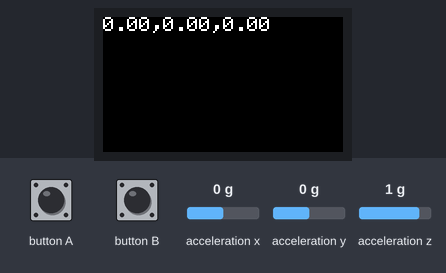
The sketch below on a simulated ESP32. On the bench: 240×135 colour display. The test bench sets the inputs (shaded band); at power-on: acceleration x 0 g, acceleration y 0 g, acceleration z 1 g. WiFi joins after 1.5 s; servers stay silent unless stated.

Above: at 4.6 s.
4.7 s: acceleration x set to -1.4 g
At 5.5 s:
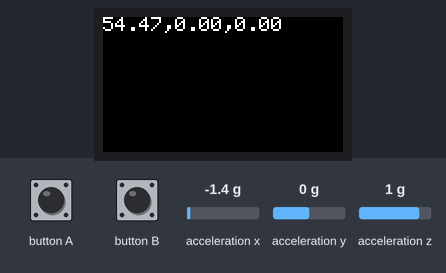
7.7 s: acceleration y set to -1.4 g
At 8.4 s:
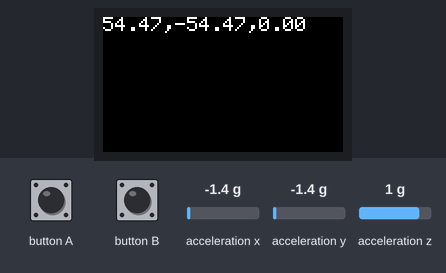
10.7 s: acceleration z set to -1.4 g
At 11.3 s:
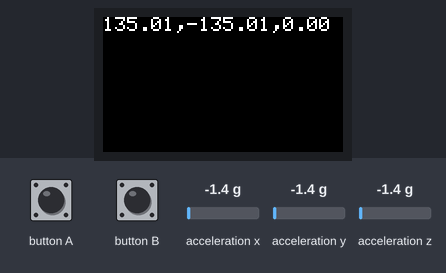
13.7 s: acceleration x set to 0 g
At 14.1 s:
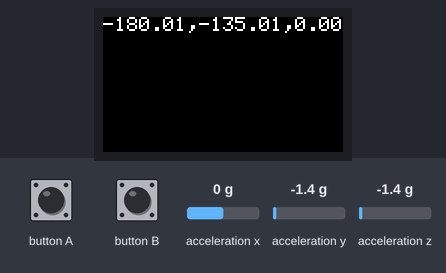
Timing chart, 0 to 16.7 s (numbered marks = the images above; inputs shaded):
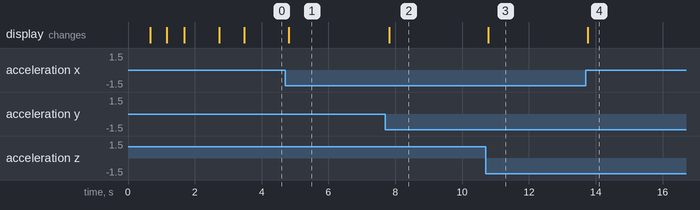

Measured:
- after the input at 4.7 s, the display: changes after 0.11 s (image 1)
- after the input at 7.7 s, the display: changes after 0.12 s (image 2)
- after the input at 10.7 s, the display: changes after 0.08 s (image 3)
- after the input at 13.7 s, the display: changes after 0.06 s (image 4)

The sketch:

client.ino
```cpp
#include <M5StickCPlus.h>
#include <WiFi.h>

//SSIDとパスワード
//※ 2.5GHz帯にしか対応していない（5GHz帯には接続できない）ので注意！
const char* ssid     = "edunet"; //各自の環境に設定
const char* password = "@1103Matunaka"; //各自の環境に設定

const char* server_ip = "10.20.220.74"; //サーバのアドレス・各自の環境で設定
const int port = 20000;

WiFiClient client;

void setup() {
  M5.begin(); //M5Stick C Plusの初期化
  M5.Lcd.setRotation(1);  //Rotate the screen.
  M5.Lcd.setTextSize(2);  //Set font size.

  //Wi-Fiへの接続をしている際の文字
  M5.Lcd.print("Connecting to ");
  M5.Lcd.println(ssid);

  WiFi.begin(ssid, password); //ssidとpasswordを使って無線APに接続
  while (WiFi.status() != WL_CONNECTED) {//接続できたかのチェック
      delay(500);
      M5.Lcd.print(".");
  }
  M5.Lcd.println("");
  M5.Lcd.println("Successfully connected to WiFi.");
  M5.Lcd.println("IP address: ");
  M5.Lcd.println(WiFi.localIP());
  delay(1000);
  //サーバへのソケット接続

  M5.Lcd.fillScreen(BLACK); //画面をクリア
  M5.Lcd.setCursor(0, 0); //表示位置を指定
  M5.Lcd.print("Connecting to ");
  M5.Lcd.println(server_ip);
  while (!client.connected()) {
    client.connect(server_ip, port);
    delay(500);
    M5.Lcd.print(".");
  }
  M5.Lcd.print("Successfully connected to server ");
  M5.Lcd.println(server_ip);

  M5.Imu.Init();  //IMUの初期化.
}

void loop() {
  M5.update(); //.updateを呼び出さないとボタンの状態は更新されない

  float pitch = 0.0F;
  float roll  = 0.0F;
  float yaw   = 0.0F;
  M5.IMU.getAhrsData(&pitch,&roll,&yaw); //市政情報の取得

  //送信する文字列（データ）を作る
  String str = String(pitch,2) + "," + String(roll,2) + "," + String(yaw,2);
  //サーバーに文字列（データ）を送信する
  client.println(str);

  //画面にデータを表示
  M5.Lcd.fillScreen(BLACK); //画面をクリア
  M5.Lcd.setCursor(0, 0); //表示位置を指定
  M5.Lcd.println(str);

  delay(50);
}
```
